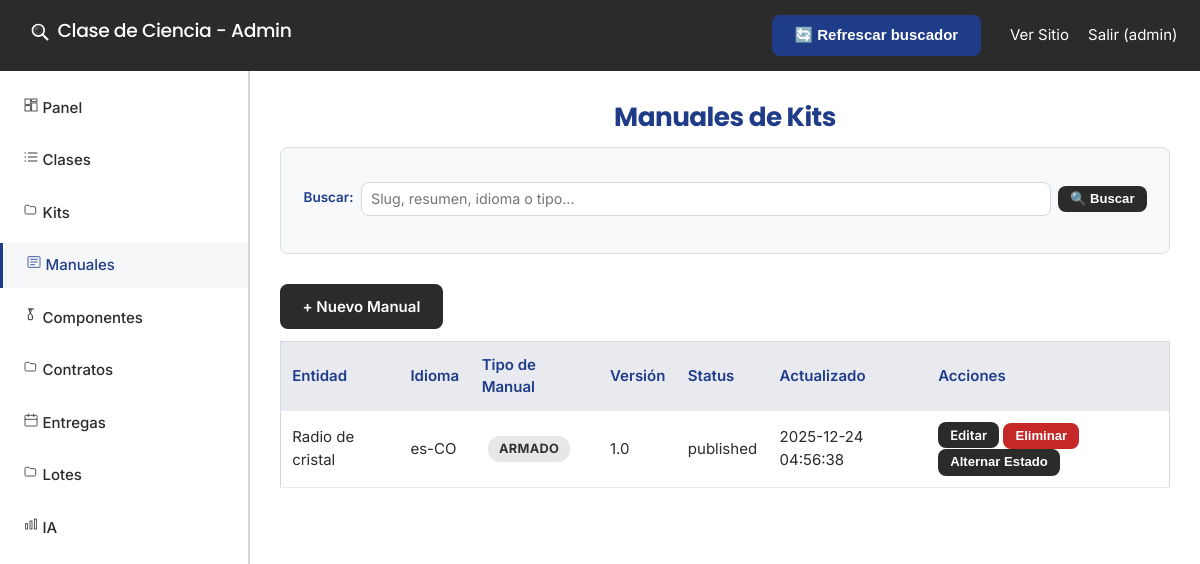
The page /admin/kits/manuals/index.php (signed in) on the database as committed earlier.
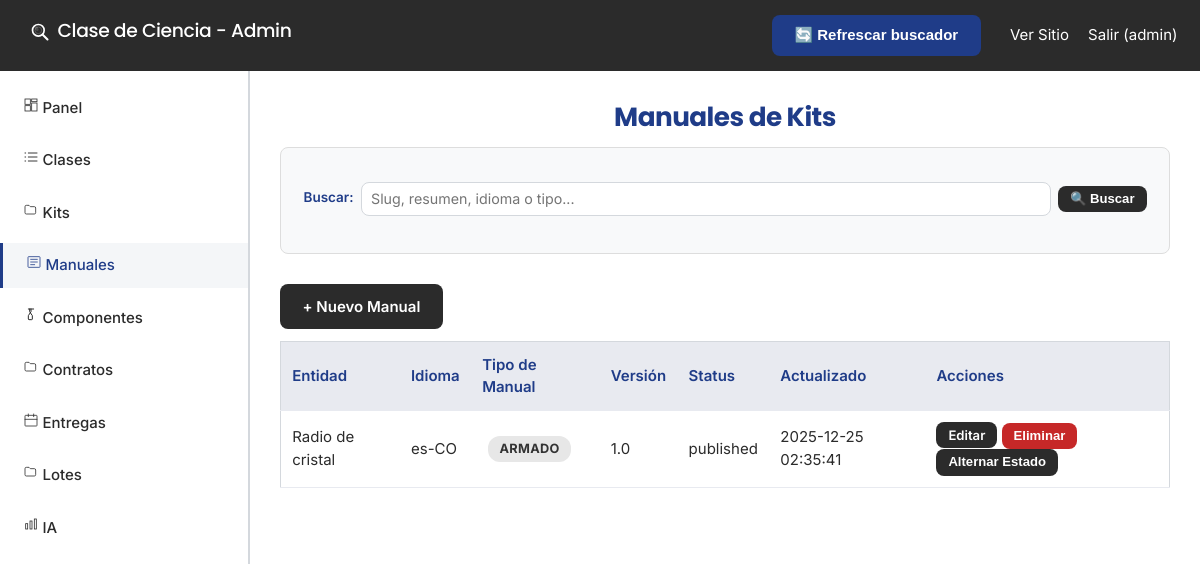
The same page on the database as committed later.
### tables this page shows
CREATE TABLE `kit_manuals` (
  `id` int(11) NOT NULL,
  `kit_id` int(11) DEFAULT NULL,
  `slug` varchar(120) NOT NULL COMMENT 'Slug del manual (por kit/idioma)',
  `version` varchar(32) NOT NULL DEFAULT '1.0',
  `autor` varchar(255) DEFAULT NULL COMMENT 'Nombre del autor del manual',
  `status` enum('draft','approved','published','discontinued') NOT NULL DEFAULT 'draft',
  `tipo_manual` enum('seguridad','armado','calibracion','uso','mantenimiento','teoria','experimento','solucion','evaluacion','docente','referencia') NOT NULL DEFAULT 'armado',
  `ambito` enum('kit','componente') NOT NULL DEFAULT 'kit',
  `item_id` int(11) DEFAULT NULL,
  `idioma` varchar(10) NOT NULL DEFAULT 'es-CO',
  `resumen` varchar(255) DEFAULT NULL,
  `time_minutes` int(11) DEFAULT NULL COMMENT 'Tiempo estimado de armado',
  `dificultad_ensamble` varchar(32) DEFAULT NULL,
  `pasos_json` longtext DEFAULT NULL CHECK (json_valid(`pasos_json`)),
  `herramientas_json` longtext DEFAULT NULL CHECK (json_valid(`herramientas_json`)),
  `seguridad_json` longtext DEFAULT NULL CHECK (json_valid(`seguridad_json`)),
  `html` mediumtext DEFAULT NULL,
  `render_mode` enum('legacy','fullhtml') NOT NULL DEFAULT 'legacy',
  `published_at` datetime DEFAULT NULL,
  `created_at` datetime NOT NULL DEFAULT current_timestamp(),
  `updated_at` datetime NOT NULL DEFAULT current_timestamp() ON UPDATE current_timestamp()
);

CREATE TABLE `kits` (
  `id` int(11) NOT NULL,
  `clase_id` int(11) NOT NULL,
  `nombre` varchar(120) NOT NULL,
  `slug` varchar(120) DEFAULT NULL,
  `codigo` varchar(64) DEFAULT NULL,
  `version` varchar(32) DEFAULT NULL,
  `resumen` text DEFAULT NULL,
  `contenido_html` mediumtext DEFAULT NULL,
  `imagen_portada` varchar(255) DEFAULT NULL,
  `video_portada` varchar(255) DEFAULT NULL,
  `seguridad` longtext DEFAULT NULL CHECK (json_valid(`seguridad`)),
  `seo_title` varchar(160) DEFAULT NULL,
  `seo_description` varchar(255) DEFAULT NULL,
  `activo` tinyint(1) NOT NULL DEFAULT 1,
  `created_at` datetime NOT NULL DEFAULT current_timestamp(),
  `updated_at` datetime NOT NULL DEFAULT current_timestamp() ON UPDATE current_timestamp(),
  `time_minutes` int(11) DEFAULT NULL COMMENT 'Tiempo armado por defecto',
  `dificultad_ensamble` varchar(32) DEFAULT NULL COMMENT 'Dificultad por defecto'
);

### admin/kits/manuals/index.php (the view, shortened to what this page needs)
<?php
require_once __DIR__ . '/../../auth.php';
require_once __DIR__ . '/../../header.php';
require_once __DIR__ . '/../../../config.php';
$kit_id = isset($_GET['kit_id']) ? intval($_GET['kit_id']) : 0;
$search = isset($_GET['search']) ? trim($_GET['search']) : '';
$kit = null;
$manuals = [];
try {
  if ($kit_id > 0) {
    $params = [$kit_id];
    $sql = 'SELECT km.*, k.nombre AS kit_nombre, ki.nombre_comun AS item_nombre
            FROM kit_manuals km
            LEFT JOIN kits k ON k.id = km.kit_id
            LEFT JOIN kit_items ki ON ki.id = km.item_id
            WHERE km.kit_id = ?';
    if ($search !== '') {
      $sql .= ' AND (km.slug LIKE ? OR km.resumen LIKE ? OR km.idioma LIKE ? OR km.tipo_manual LIKE ?)';
      $term = '%' . $search . '%';
      array_push($params, $term, $term, $term, $term);
    }
    $sql .= ' ORDER BY km.idioma, km.version DESC, km.id DESC';
    $stmt = $pdo->prepare($sql);
    $stmt->execute($params);
  } else {
    $params = [];
    $sql = 'SELECT km.*, k.nombre AS kit_nombre, ki.nombre_comun AS item_nombre
            FROM kit_manuals km
            LEFT JOIN kits k ON k.id = km.kit_id
            LEFT JOIN kit_items ki ON ki.id = km.item_id';
    $sql .= ' ORDER BY km.id DESC';
    $stmt = $pdo->prepare($sql);
    $stmt->execute($params);
  }
  $manuals = $stmt->fetchAll(PDO::FETCH_ASSOC);
} catch (PDOException $e) {
  $error_msg = 'Error cargando manuales: ' . htmlspecialchars($e->getMessage(), ENT_QUOTES, 'UTF-8');
  echo '<script>console.log("❌ [ManualsIndex] Error: ' . htmlspecialchars($e->getMessage(), ENT_QUOTES, 'UTF-8') . '");</script>';
}
?>
<div class="container">
  <h1>Manuales de Kits</h1>
  <div class="filters-bar">
    <form method="GET" class="filters-form">
      <div class="filter-group search-group">
        <label for="search">Buscar:</label>
        <input type="text" name="search" id="search" value="<?= htmlspecialchars($search, ENT_QUOTES, 'UTF-8') ?>" placeholder="Slug, resumen, idioma o tipo..." />
        <button type="submit" class="btn btn-sm">🔍 Buscar</button>
      </div>
    </form>
  </div>
  <div style="margin: 12px 0;">
    <a class="btn" href="/admin/kits/manuals/edit.php?<?= $kit ? 'kit_id=' . (int)$kit['id'] : '' ?>">+ Nuevo Manual</a>
  </div>
  <table class="data-table">
    <thead>
      <tr>
        <th>Entidad</th>
        <th>Idioma</th>
        <th>Tipo de Manual</th>
        <th>Versión</th>
        <th>Status</th>
        <th>Actualizado</th>
        <th>Acciones</th>
      </tr>
    </thead>
    <tbody>
      <?php foreach ($manuals as $m): ?>
        <tr>
          <td>
            <?php
              $ambito = $m['ambito'] ?? 'kit';
              $entidad = '';
              if ($ambito === 'componente') {
                $entidad = $m['item_nombre'] ?? '';
              } else {
                $entidad = $kit ? ($kit['nombre'] ?? '') : ($m['kit_nombre'] ?? '');
              }
              echo htmlspecialchars($entidad, ENT_QUOTES, 'UTF-8');
            ?>
          </td>
          <td><?= htmlspecialchars($m['idioma']) ?></td>
          <td><span class="badge"><?= htmlspecialchars($m['tipo_manual']) ?></span></td>
          <td><?= htmlspecialchars($m['version']) ?></td>
          <td><?= htmlspecialchars($m['status']) ?></td>
          <td><?= htmlspecialchars($m['updated_at']) ?></td>
          <td>
            <a class="btn btn-sm" href="/admin/kits/manuals/edit.php?id=<?= (int)$m['id'] ?>">Editar</a>
            <form method="post" style="display:inline;" onsubmit="return confirm('¿Eliminar manual?');">
              <button class="btn btn-sm btn-danger" type="submit">Eliminar</button>
            </form>
            <form method="post" style="display:inline;">
              <button class="btn btn-sm" type="submit">Alternar Estado</button>
            </form>
          </td>
        </tr>
      <?php endforeach; ?>
    </tbody>
  </table>
</div>
<?php require_once __DIR__ . '/../../footer.php'; ?>

### admin/header.php (shortened to what this page needs)
<!DOCTYPE html>
<html lang="en">
<head>
    <link rel="stylesheet" href="/assets/css/style.css">
</head>
<body>
    <header class="admin-header">
        <h1 class="site-title"><svg class="logo-icon" width="20" height="20" aria-hidden="true"><use xlink:href="#icon-lupa"/></svg> Clase de Ciencia - Admin
        </h1>
        <div>
            <button id="btnRefreshSearch" class="btn" style="margin-right:10px;">🔄 Refrescar buscador</button>
            <a href="/">Ver Sitio</a>
            <a href="/admin/logout.php">Salir (<?= isset($_SESSION['admin_username']) ? htmlspecialchars($_SESSION['admin_username'], ENT_QUOTES, 'UTF-8') : 'anon' ?>)</a>
        </div>
    </header>
    <div class="admin-container">
        <aside class="admin-sidebar">
            <nav>
                <ul>
                    <li><a href="/admin/dashboard.php" class="<?= basename($_SERVER['PHP_SELF']) === 'dashboard.php' ? 'active' : '' ?>"><svg class="admin-icon" width="16" height="16" aria-hidden="true"><use xlink:href="#icon-dashboard"/></svg> Panel</a></li>
                    <li><a href="/admin/clases/index.php" class="<?= strpos($_SERVER['PHP_SELF'], '/clases/') !== false ? 'active' : '' ?>"><svg class="admin-icon" width="16" height="16" aria-hidden="true"><use xlink:href="#icon-list"/></svg> Clases</a></li>
                    <li><a href="/admin/kits/index.php" class="<?= (strpos($_SERVER['PHP_SELF'], '/kits/') !== false && strpos($_SERVER['PHP_SELF'], '/kits/manuals/') === false) ? 'active' : '' ?>"><svg class="admin-icon" width="16" height="16" aria-hidden="true"><use xlink:href="#icon-folder"/></svg> Kits</a></li>
                    <li><a href="/admin/kits/manuals/index.php" class="<?= strpos($_SERVER['PHP_SELF'], '/kits/manuals/') !== false ? 'active' : '' ?>"><svg class="admin-icon" width="16" height="16" aria-hidden="true"><use xlink:href="#icon-article"/></svg> Manuales</a></li>
                    <li><a href="/admin/componentes/index.php" class="<?= strpos($_SERVER['PHP_SELF'], '/componentes/') !== false ? 'active' : '' ?>"><svg class="admin-icon" width="16" height="16" aria-hidden="true"><use xlink:href="#icon-flask"/></svg> Componentes</a></li>
                    <li><a href="/admin/contratos/index.php" class="<?= strpos($_SERVER['PHP_SELF'], '/contratos/') !== false ? 'active' : '' ?>"><svg class="admin-icon" width="16" height="16" aria-hidden="true"><use xlink:href="#icon-folder"/></svg> Contratos</a></li>
                    <li><a href="/admin/entregas/index.php" class="<?= strpos($_SERVER['PHP_SELF'], '/entregas/') !== false ? 'active' : '' ?>"><svg class="admin-icon" width="16" height="16" aria-hidden="true"><use xlink:href="#icon-calendar"/></svg> Entregas</a></li>
                    <li><a href="/admin/lotes/index.php" class="<?= strpos($_SERVER['PHP_SELF'], '/lotes/') !== false ? 'active' : '' ?>"><svg class="admin-icon" width="16" height="16" aria-hidden="true"><use xlink:href="#icon-folder"/></svg> Lotes</a></li>
                    <li><a href="/admin/ia/index.php" class="<?= strpos($_SERVER['PHP_SELF'], '/ia/') !== false ? 'active' : '' ?>"><svg class="admin-icon" width="16" height="16" aria-hidden="true"><use xlink:href="#icon-chart"/></svg> IA</a></li>
                </ul>
            </nav>
        </aside>
        <main class="admin-main">

### admin/footer.php
        </main>
    </div>
</body>
</html>

### admin/kits/manuals/index.php (style rules this page uses)
.filters-bar { background: #f8f9fa; border: 1px solid #ddd; border-radius: 8px; padding: 1.5rem; margin: 1rem 0 2rem; }
.filters-form { display: flex; flex-wrap: wrap; gap: 1rem; align-items: flex-end; }
.filter-group { display: flex; flex-direction: column; gap: 0.5rem; }
.filter-group label { font-weight: bold; font-size: 0.9rem; }
.filter-group select, .filter-group input { padding: 0.5rem; border: 1px solid #ddd; border-radius: 4px; min-width: 200px; }
.search-group { flex-direction: row; align-items: center; flex: 1; }
.search-group input { flex: 1; }
.btn-sm { padding: 0.4rem 0.8rem; font-size: 0.875rem; }
.badge { display: inline-block; padding: 0.25rem 0.75rem; border-radius: 12px; font-size: 0.85rem; font-weight: bold; background: #e7e7e7; color: #333; }

Rows that differ between the two databases and show on the page:
changed kit_manuals "es-CO": updated_at "2025-12-24 04:56:38" → "2025-12-25 02:35:41"
